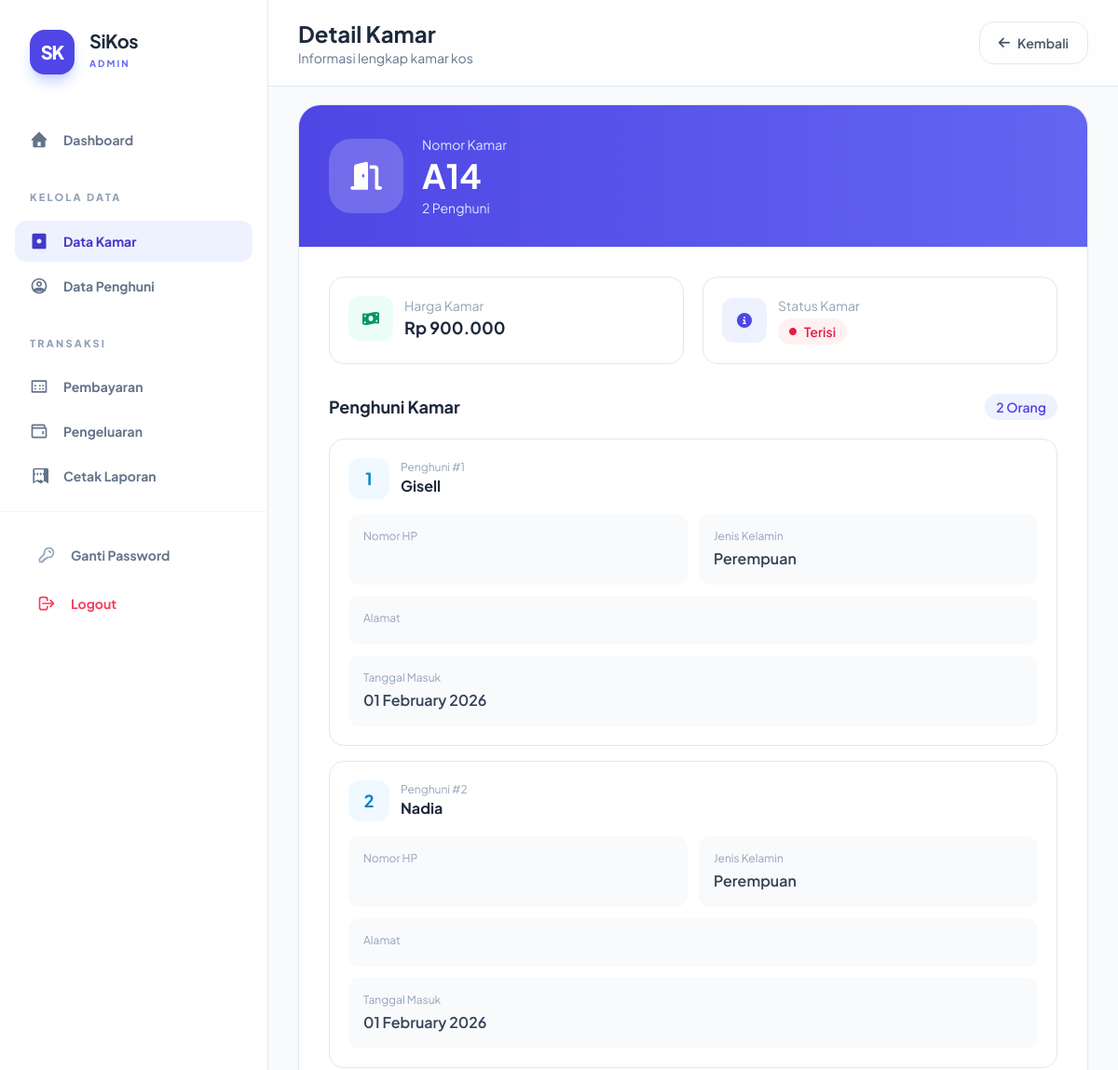
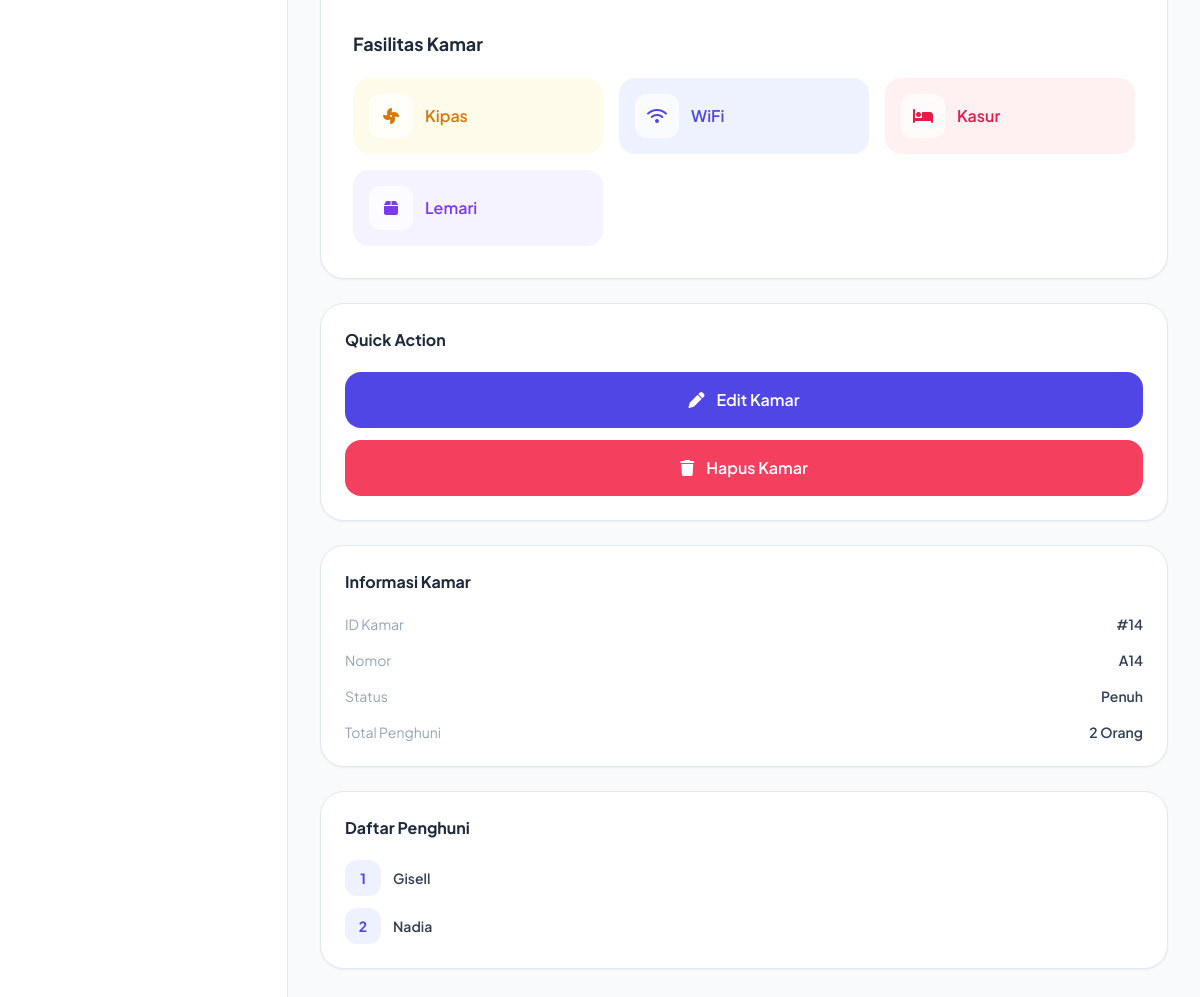
The app's page /modules/kamar/detail.php?id=14 (signed in) with its own data (2 pictures, top to bottom).
### tables this page shows
CREATE TABLE `kamar` (
  `id_kamar` int NOT NULL,
  `nomor_kamar` varchar(10) DEFAULT NULL,
  `lantai` int DEFAULT NULL,
  `harga_kamar` decimal(15,2) DEFAULT NULL,
  `status_kamar` enum('Kosong','Terisi','Penuh') DEFAULT 'Kosong',
  `tipe_kamar_mandi` enum('Dalam','Luar') DEFAULT NULL
);

CREATE TABLE `penghuni` (
  `id_penghuni` int NOT NULL,
  `id_kamar` int DEFAULT NULL,
  `nama_penghuni` varchar(100) DEFAULT NULL,
  `jenis_kelamin` enum('Laki-laki','Perempuan') DEFAULT NULL,
  `no_hp` varchar(20) DEFAULT NULL,
  `alamat` text,
  `tgl_masuk` date DEFAULT NULL
);

### modules/kamar/detail.php (the view, shortened to what this page needs)
<?php
require_once '../../config/db.php';
$id = mysqli_real_escape_string($conn, $_GET['id']);
$qKamar = mysqli_query($conn,"
    SELECT * FROM kamar
    WHERE id_kamar='$id'
");
$k = mysqli_fetch_assoc($qKamar);
$qPenghuni = mysqli_query($conn,"
    SELECT * FROM penghuni
    WHERE id_kamar='$id'
    ORDER BY tgl_masuk ASC
");
$listPenghuni = [];
while($p = mysqli_fetch_assoc($qPenghuni)){
    $listPenghuni[] = $p;
}
$jumlahPenghuni = count($listPenghuni);
$nomor = $k['nomor_kamar'];
$fasilitas = [];
if(
    preg_match('/A([1-9]|10)$/', $nomor) ||
    preg_match('/B([1-9]|10)$/', $nomor)
){
    $fasilitas = [
        'AC',
        'Kamar Mandi Dalam',
        'WiFi',
        'Kasur',
        'Lemari'
    ];
}
else{
    $fasilitas = [
        'Kipas',
        'WiFi',
        'Kasur',
        'Lemari'
    ];
}
include '../../includes/header.php';
?>
<?php include '../../includes/sidebar.php'; ?>
<div class="ml-72 min-h-screen bg-slate-50">
<div class="fixed top-0 left-72 right-0 bg-white/80 backdrop-blur border-b border-slate-200 px-8 py-5 z-40">
    <div class="flex justify-between items-center">
        <div>
            <h1 class="text-2xl font-bold text-slate-800">
                Detail Kamar
            </h1>
            <p class="text-sm text-slate-500">
                Informasi lengkap kamar kos
            </p>
        </div>
        <a href="index.php"
           class="px-5 py-3 rounded-2xl border border-slate-200 text-slate-600 hover:bg-slate-100 transition font-semibold text-sm flex items-center gap-2">
            <i class="fa-solid fa-arrow-left"></i>
            Kembali
        </a>
    </div>
</div>
<main class="pt-28 px-8 pb-10">
<div class="grid grid-cols-1 xl:grid-cols-3 gap-6">
    <div class="xl:col-span-2 bg-white rounded-3xl border border-slate-200 shadow-sm overflow-hidden">
        <div class="bg-gradient-to-r from-indigo-600 to-indigo-500 p-8 text-white">
            <div class="flex items-center gap-5">
                <div class="w-20 h-20 rounded-3xl bg-white/20 backdrop-blur flex items-center justify-center">
                    <i class="fa-solid fa-door-open text-3xl"></i>
                </div>
                <div>
                    <p class="text-indigo-100 text-sm">
                        Nomor Kamar
                    </p>
                    <h1 class="text-4xl font-bold mt-1">
                        <?= $k['nomor_kamar'] ?>
                    </h1>
                    <p class="text-indigo-100 text-sm mt-1">
                        <?= $jumlahPenghuni ?> Penghuni
                    </p>
                </div>
            </div>
        </div>
        <div class="p-8">
            <div class="grid grid-cols-1 md:grid-cols-2 gap-5">
                <div class="border border-slate-200 rounded-2xl p-5">
                    <div class="flex items-center gap-3">
                        <div class="w-12 h-12 rounded-xl bg-emerald-50 text-emerald-600 flex items-center justify-center">
                            <i class="fa-solid fa-money-bill-wave"></i>
                        </div>
                        <div>
                            <p class="text-sm text-slate-400">
                                Harga Kamar
                            </p>
                            <h3 class="font-bold text-slate-800 text-lg">
                                Rp <?= number_format($k['harga_kamar'],0,',','.') ?>
                            </h3>
                        </div>
                    </div>
                </div>
                <div class="border border-slate-200 rounded-2xl p-5">
                    <div class="flex items-center gap-3">
                        <div class="w-12 h-12 rounded-xl bg-indigo-50 text-indigo-600 flex items-center justify-center">
                            <i class="fa-solid fa-circle-info"></i>
                        </div>
                        <div>
                            <p class="text-sm text-slate-400">
                                Status Kamar
                            </p>
                            <?php if($k['status_kamar']=='Kosong'){ ?>
                                <span class="mt-1 inline-flex items-center gap-2 px-3 py-1 rounded-full bg-emerald-50 text-emerald-600 text-sm font-semibold">
                                    <i class="fa-solid fa-circle text-[8px]"></i>
                                    Kosong
                                </span>
                            <?php } else { ?>
                                <span class="mt-1 inline-flex items-center gap-2 px-3 py-1 rounded-full bg-rose-50 text-rose-600 text-sm font-semibold">
                                    <i class="fa-solid fa-circle text-[8px]"></i>
                                    Terisi
                                </span>
                            <?php } ?>
                        </div>
                    </div>
                </div>
            </div>
            <div class="mt-8">
                <div class="flex items-center justify-between mb-5">
                    <h2 class="text-lg font-bold text-slate-800">
                        Penghuni Kamar
                    </h2>
                    <span class="text-sm font-semibold px-3 py-1 rounded-full bg-indigo-50 text-indigo-600">
                        <?= $jumlahPenghuni ?> Orang
                    </span>
                </div>
                <?php if($jumlahPenghuni > 0){ ?>
                    <div class="space-y-4">
                        <?php foreach($listPenghuni as $index => $p){ ?>
                            <div class="border border-slate-200 rounded-2xl p-5">
                                <div class="flex items-center gap-3 mb-4">
                                    <div class="w-11 h-11 rounded-xl bg-sky-50 text-sky-600 flex items-center justify-center font-bold text-lg">
                                        <?= $index + 1 ?>
                                    </div>
                                    <div>
                                        <p class="text-xs text-slate-400">
                                            Penghuni #<?= $index + 1 ?>
                                        </p>
                                        <h3 class="font-bold text-slate-800 text-base">
                                            <?= htmlspecialchars($p['nama_penghuni'] ?? '', ENT_QUOTES, 'UTF-8') ?>
                                        </h3>
                                    </div>
                                </div>
                                <div class="grid grid-cols-1 md:grid-cols-2 gap-3">
                                    <div class="bg-slate-50 rounded-xl p-4">
                                        <p class="text-xs text-slate-400 mb-1">
                                            Nomor HP
                                        </p>
                                    </div>
                                    <div class="bg-slate-50 rounded-xl p-4">
                                        <p class="text-xs text-slate-400 mb-1">
                                            Jenis Kelamin
                                        </p>
                                        <h4 class="font-semibold text-slate-700">
                                            <?= htmlspecialchars($p['jenis_kelamin'] ?? '', ENT_QUOTES, 'UTF-8') ?>
                                        </h4>
                                    </div>
                                    <div class="bg-slate-50 rounded-xl p-4 md:col-span-2">
                                        <p class="text-xs text-slate-400 mb-1">
                                            Alamat
                                        </p>
                                    </div>
                                    <div class="bg-slate-50 rounded-xl p-4 md:col-span-2">
                                        <p class="text-xs text-slate-400 mb-1">
                                            Tanggal Masuk
                                        </p>
                                        <h4 class="font-semibold text-slate-700">
                                            <?= date('d F Y', strtotime($p['tgl_masuk'])) ?>
                                        </h4>
                                    </div>
                                </div>
                            </div>
                        <?php } ?>
                    </div>
                <?php } ?>
            </div>
            <div class="mt-8">
                <h2 class="text-lg font-bold text-slate-800 mb-5">
                    Fasilitas Kamar
                </h2>
                <div class="grid grid-cols-2 md:grid-cols-3 gap-4">
                    <?php foreach($fasilitas as $f){ ?>
                        <?php
                            $bg = 'bg-slate-50 text-slate-700';
                            $icon = 'fa-check';
                            if($f == 'Kipas'){
                                $bg = 'bg-amber-50 text-amber-600';
                                $icon = 'fa-fan';
                            }
                            if($f == 'WiFi'){
                                $bg = 'bg-indigo-50 text-indigo-600';
                                $icon = 'fa-wifi';
                            }
                            if($f == 'Kasur'){
                                $bg = 'bg-rose-50 text-rose-600';
                                $icon = 'fa-bed';
                            }
                            if($f == 'Lemari'){
                                $bg = 'bg-violet-50 text-violet-600';
                                $icon = 'fa-box';
                            }
                        ?>
                        <div class="rounded-2xl p-4 <?= $bg ?> flex items-center gap-3">
                            <div class="w-11 h-11 rounded-xl bg-white/70 flex items-center justify-center">
                                <i class="fa-solid <?= $icon ?>"></i>
                            </div>
                            <div>
                                <p class="font-semibold">
                                    <?= $f ?>
                                </p>
                            </div>
                        </div>
                    <?php } ?>
                </div>
            </div>
        </div>
    </div>
    <div class="space-y-6">
        <div class="bg-white rounded-3xl border border-slate-200 shadow-sm p-6">
            <h2 class="font-bold text-slate-800 mb-5">
                Quick Action
            </h2>
            <div class="space-y-3">
                <a href="edit.php?id=<?= $k['id_kamar'] ?>"
                   class="w-full bg-indigo-600 hover:bg-indigo-700 transition text-white rounded-2xl px-5 py-4 flex items-center justify-center gap-3 font-semibold">
                    <i class="fa-solid fa-pen"></i>
                    Edit Kamar
                </a>
                <a href="hapus.php?id=<?= $k['id_kamar'] ?>"
                   onclick="return confirm('Hapus kamar ini?')"
                   class="w-full bg-rose-500 hover:bg-rose-600 transition text-white rounded-2xl px-5 py-4 flex items-center justify-center gap-3 font-semibold">
                    <i class="fa-solid fa-trash"></i>
                    Hapus Kamar
                </a>
            </div>
        </div>
        <div class="bg-white rounded-3xl border border-slate-200 shadow-sm p-6">
            <h2 class="font-bold text-slate-800 mb-5">
                Informasi Kamar
            </h2>
            <div class="space-y-4 text-sm">
                <div class="flex justify-between">
                    <span class="text-slate-400">
                        ID Kamar
                    </span>
                    <span class="font-semibold text-slate-700">
                        #<?= $k['id_kamar'] ?>
                    </span>
                </div>
                <div class="flex justify-between">
                    <span class="text-slate-400">
                        Nomor
                    </span>
                    <span class="font-semibold text-slate-700">
                        <?= $k['nomor_kamar'] ?>
                    </span>
                </div>
                <div class="flex justify-between">
                    <span class="text-slate-400">
                        Status
                    </span>
                    <span class="font-semibold text-slate-700">
                        <?= $k['status_kamar'] ?>
                    </span>
                </div>
                <div class="flex justify-between">
                    <span class="text-slate-400">
                        Total Penghuni
                    </span>
                    <span class="font-semibold text-slate-700">
                        <?= $jumlahPenghuni ?> Orang
                    </span>
                </div>
            </div>
        </div>
        <?php if($jumlahPenghuni > 0){ ?>
        <div class="bg-white rounded-3xl border border-slate-200 shadow-sm p-6">
            <h2 class="font-bold text-slate-800 mb-5">
                Daftar Penghuni
            </h2>
            <div class="space-y-3">
                <?php foreach($listPenghuni as $index => $p){ ?>
                    <div class="flex items-center gap-3">
                        <div class="w-9 h-9 rounded-xl bg-indigo-50 text-indigo-600 flex items-center justify-center text-sm font-bold flex-shrink-0">
                            <?= $index + 1 ?>
                        </div>
                        <div class="min-w-0">
                            <p class="font-semibold text-slate-700 text-sm truncate">
                                <?= htmlspecialchars($p['nama_penghuni'] ?? '', ENT_QUOTES, 'UTF-8') ?>
                            </p>
                        </div>
                    </div>
                <?php } ?>
            </div>
        </div>
        <?php } ?>
    </div>
</div>
</main>
</div>
<?php include '../../includes/footer.php'; ?>

### includes/header.php (style rules this page uses)
body { font-family: 'Plus Jakarta Sans', sans-serif; }

### records on screen
kamar: nomor_kamar "A14", harga_kamar "900.000", id_kamar "14", status_kamar "Penuh"
penghuni: nama_penghuni "Gisell", jenis_kelamin "Perempuan", tgl_masuk "01 February 2026"
penghuni: nama_penghuni "Nadia", jenis_kelamin "Perempuan", tgl_masuk "01 February 2026"

### other values on screen
$jumlahPenghuni "2"
$f "Kipas"
$f "WiFi"
$f "Kasur"
$f "Lemari"
